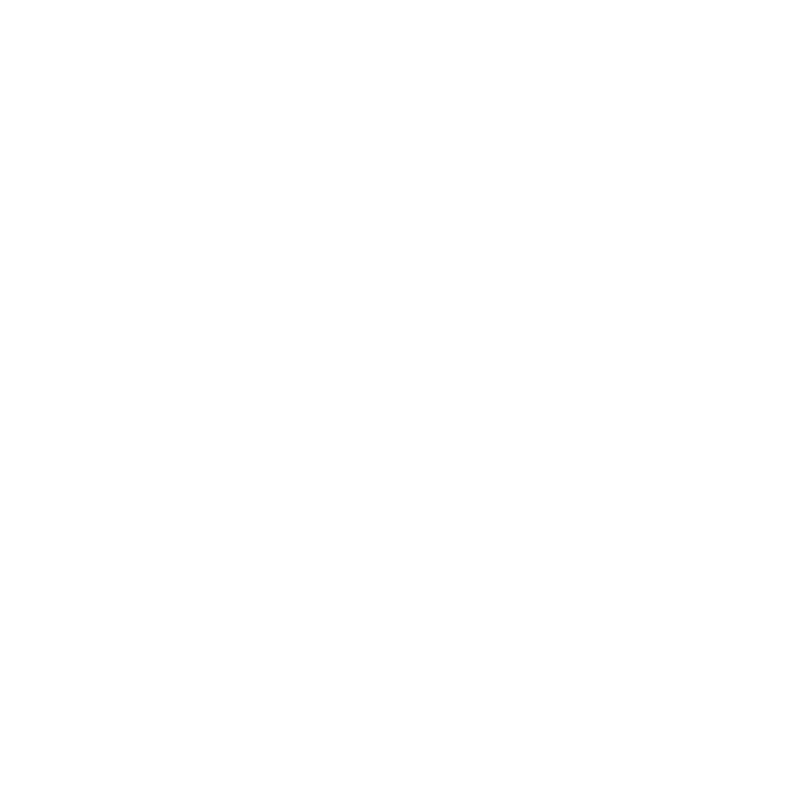
Frame 1 (no input)
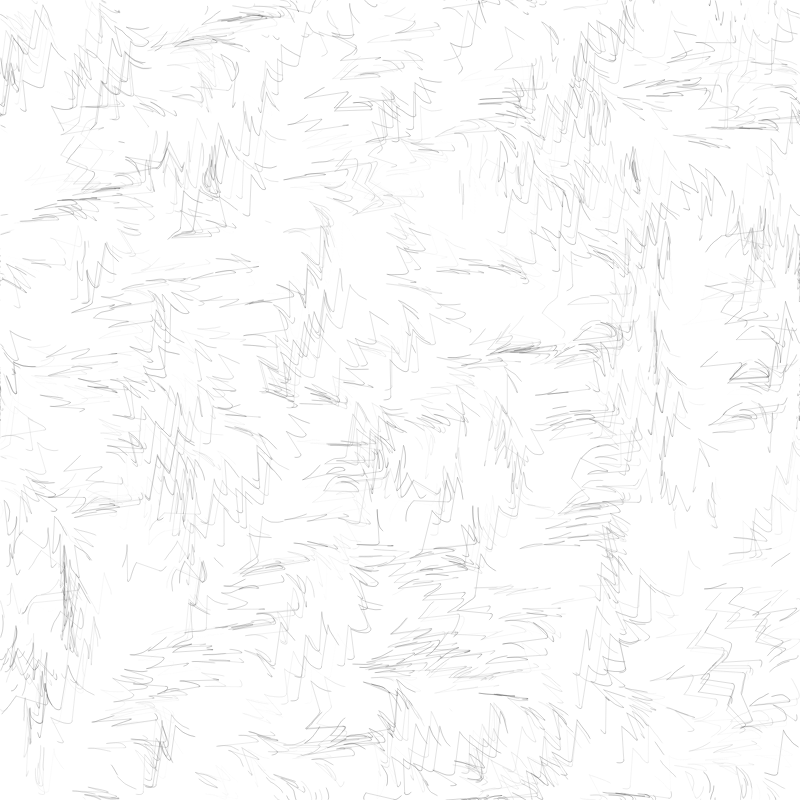
Frame 60 (no input)
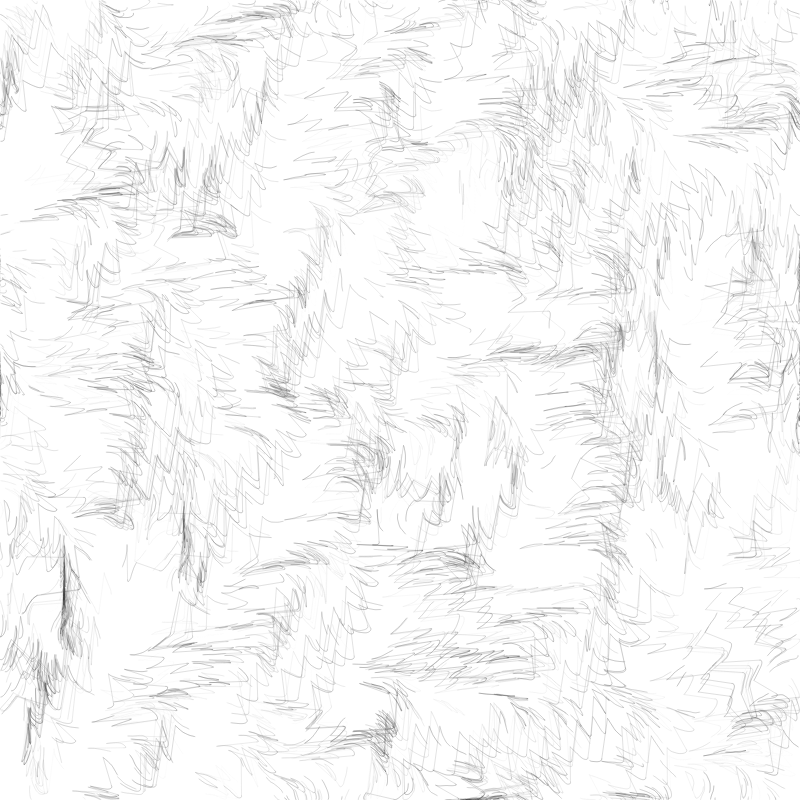
Frame 120 (the mouse pressed at the canvas centre since frame 60)

The p5.js sketch that drew these frames (run headless with seeded random() and noise() and a simulated clock; from frame 60 on, the mouse is pressed at the canvas centre):

// p5.js sketch
// ── sketch.js
// Factors of  1200:
// 1, 2, 3, 4, 5, 6, 8, 10, 12, 15, 16, 20, 24, 25, 30, 40, 48, 50, 60, 75, 80, 100, 120, 150, 200, 240, 300, 400, 600, 1200
//
// Factors of 800:
// 1, 2, 4, 5, 8, 10, 16, 20, 25, 32, 40, 50, 80, 100, 160, 200, 400, 800
const FIELD_SIZE = 8; 
const NUM_FRAMES = 5000;
let DEBUG_MODE = true;

const PARTICLE_COUNT = 1000;
let particles = [];
let total_particles = PARTICLE_COUNT;

let flowfield;
let starting_points = [];

let avgGen = 0;

function setup() {
  createCanvas(800, 800);
  background(255);
  noiseSeed(1002);

  flowfield = new FlowField(FIELD_SIZE);


  for (let i = 0; i < PARTICLE_COUNT; i++) {
    let { startX, startY, particleColor } = nextStartState();
    particles[i] = new Particle(startX, startY, particleColor);
  }
}

function draw() {
  // flowfield.update();

  for (let i = 0; i < particles.length; i++) {
    particles[i].follow(flowfield);
    particles[i].update(flowfield);
    particles[i].show();
  }

  if (DEBUG_MODE) {
    if (frameCount % 100 == 0) printStatus();
    if (frameCount == NUM_FRAMES) noLoop();
  }
}

function generateStartingPoints() {
  let points = [];
  let x = width *  1.00;
  let scl = height / PARTICLE_COUNT;
  for (let i = 0; i < PARTICLE_COUNT; i++) {
    points.push({
      startX: x,
      startY: scl * i,
      particleColor: getColor(x, scl * i),
    })
  }
  return points;
}

let pointsIncrementor = 0;
function nextStartState() {
  let startX = random(width);
  let startY = random(height);
  let particleColor = getColor(startX, startY);
  return {startX, startY, particleColor};
}

let colorIndex = 0;
function getColor(startX, startY) {
  let a = 45;
  // let palette = [...fancy-colors];
  // let c = palette[colorIndex++ % palette.length];
  let r = int(random(255));
  let c = [r, r, r];
  return [...c, a];
}

function printStatus() {
  let fc = frameCount
  let avg = averageAge().toFixed(1);
  let ls = averageLifespan().toFixed(1);
  let gen = averageGeneration().toFixed(1);
  let tot = total_particles;
  let fr = frameRate().toFixed(1);
  let s = `${fc}\tavg: ${avg} ls: ${ls} gen: ${gen} total: ${tot} fr: ${fr}`
  console.log(s);
}

function averageAge() {
  return particles.reduce((prev, curr) => prev + int(curr.age), 0) / particles.length;
}

function averageGeneration() {
  avgGen = particles.reduce((prev, curr) => prev + int(curr.generation), 0) / particles.length;
  return avgGen;
}

function averageLifespan() {
  return particles.reduce((prev, curr) => prev + int(curr.lifetime), 0) / particles.length;
}

function keyPressed() {
  switch (key) {
    case 'S':
      loop();
      console.log("Started looping");
      break;
    case ' ':
      noLoop();
      console.log("Stopped looping");
      break;
    default:
      break;
  }
}

// ── field.js
function FlowField(fieldSize) {
  let xIncr = 0.1;
  let yIncr = xIncr;
  let zIncr = 0.02;
  // let zOff = 10.02;
  let zOff = 0.0;

  this.fieldSize = fieldSize;
  this.cols = floor(width / this.fieldSize);
  this.rows = floor(height / this.fieldSize);

  this.field = new Array(this.cols * this.rows);



  this.update = function updateFlowField() {
    let yOff = 0.0;
    for (let y = 0; y < this.rows; y++) {
      let xOff = 0;
      for (let x = 0; x < this.cols; x++) {
        let idx = x + (y * this.cols);
        let angle = generateFieldAngle(xOff, yOff, zOff);
        let v = p5.Vector.fromAngle(angle);
        v.setMag(0.5);
        this.field[idx] = v;

        xOff += xIncr;
      }
      yOff += yIncr;
    }

    if (frameCount % 10 == 0) {
      // zOff += 0.2;
      // console.log(frameCount);
      // zIncr = 0.0
      zOff += zIncr;
    }
  }

  this.update();

  this.getVector = function getVectorFlowField(_x, _y) {
    let x = floor(_x / this.fieldSize);
    let y = floor(_y / this.fieldSize);
    let idx = x + (y * this.cols);
    let vector = this.field[idx];
    return vector;
  }

  function generateFieldAngle(xOff, yOff, zOff) {
    let n = noise(xOff, yOff, zOff); // 0 < n < 1
    // let f = 9;
    // n = floor(n * f) / f;
    return - n * TWO_PI + 0.39;
  }
}
// ── particle.js
MIN_LIFESPAN = 40;
MAX_LIFESPAN = 400;

MIN_SIZE = 40;
MAX_SIZE = 70;

function Particle(x, y, c) {
  this.pos = createVector(x, y);
  this.vel = createVector(random(-TWO_PI, TWO_PI), random(-TWO_PI, TWO_PI));
  this.acc = createVector(0, 0);
  this.diameter = floor(random(MIN_SIZE, MAX_SIZE) / 5) * 10;
  this.maxSpeed = 1;
  this.lifetime = int(random(MIN_LIFESPAN, MAX_LIFESPAN));
  this.age = 0;
  this.generation = 0;
  this.strokeWeight = 0.8;
  this.color = c;
  this.living = true;

  this.prevPos = this.pos.copy();

  this.update = function updateParticle(field) {
    if (this.living && this.age < this.lifetime) {
      this.vel.add(this.acc);
      this.vel.limit(this.maxSpeed);
      this.direction = p5.Vector.sub(this.pos, this.prevPos);
      if (this.age % 25 == 0){
        this.vel.mult(50);
        this.vel.rotate(HALF_PI/2);
        this.vel.set(this.direction.x * this.vel.x, this.direction.y * this.vel.y);
      }
      this.diameter += random(-0.5, 0.5);
      this.prevPos = this.pos.copy();
      this.pos.add(this.vel);
      this.acc.mult(0);
      this.edges();
      this.age += 1;
    } else {
      // this.living = false;
      let { startX, startY, particleColor } = nextStartState();
      this.color = particleColor
      this.pos = createVector(startX, startY);
      this.prevPos = this.pos.copy();
      this.vel = createVector(0, 0);
      this.acc = createVector(0, 0);
      this.lifetime = int(random(MIN_LIFESPAN, MAX_LIFESPAN))
      this.age = 0;
      this.generation += 1;
      this.diameter = random(MIN_SIZE, MAX_SIZE);
      // this.color = getColor(startX, startY, this.generation);
      total_particles++;
    }
  }

  this.applyForce = function applyForceParticle(force) {
    this.acc.add(force);
  }

  this.follow = function followParticle(flowfield) {
    let force = flowfield.getVector(this.pos.x, this.pos.y);
    this.applyForce(force);
  }

  this.show = function showParticle() {
    if (this.living) {
      if (this.age > 2 && frameCount > 0) {
        // noFill();
        stroke(this.color);
        strokeWeight(this.strokeWeight);
        line(this.pos.x, this.pos.y, this.prevPos.x, this.prevPos.y);
        // for (let i = 0; i < this.diameter; i++) {
        //   let scl = 1;
        //   let x = this.pos.x + (cos(i / scl) * i);
        //   let y = this.pos.y + (sin(i / scl) * i);
        //   line(this.pos.x, this.pos.y, x, y);
        // }
        // noStroke();
        // fill(this.color);
        // this.direction.mult(this.diameter);
        // ellipse(this.pos.x, this.pos.y, this.direction.x, this.direction.y);
      }
    }
  }

  this.edges = function() {
    if (this.pos.x > width) {
      // this.pos.x = 0;
      this.pos.x -= width
      this.prevPos = this.pos.copy();
    }
    if (this.pos.x < 0) {
      // this.pos.x = width;
      this.pos.x += width;
      this.prevPos = this.pos.copy();
    }
    if (this.pos.y > height) {
      // this.pos.y = 0;
      this.pos.y -= height;
      this.prevPos = this.pos.copy();
    }
    if (this.pos.y < 0) {
      // this.pos.y = height;
      this.pos.y += height;
      this.prevPos = this.pos.copy();
    }
  }
}
